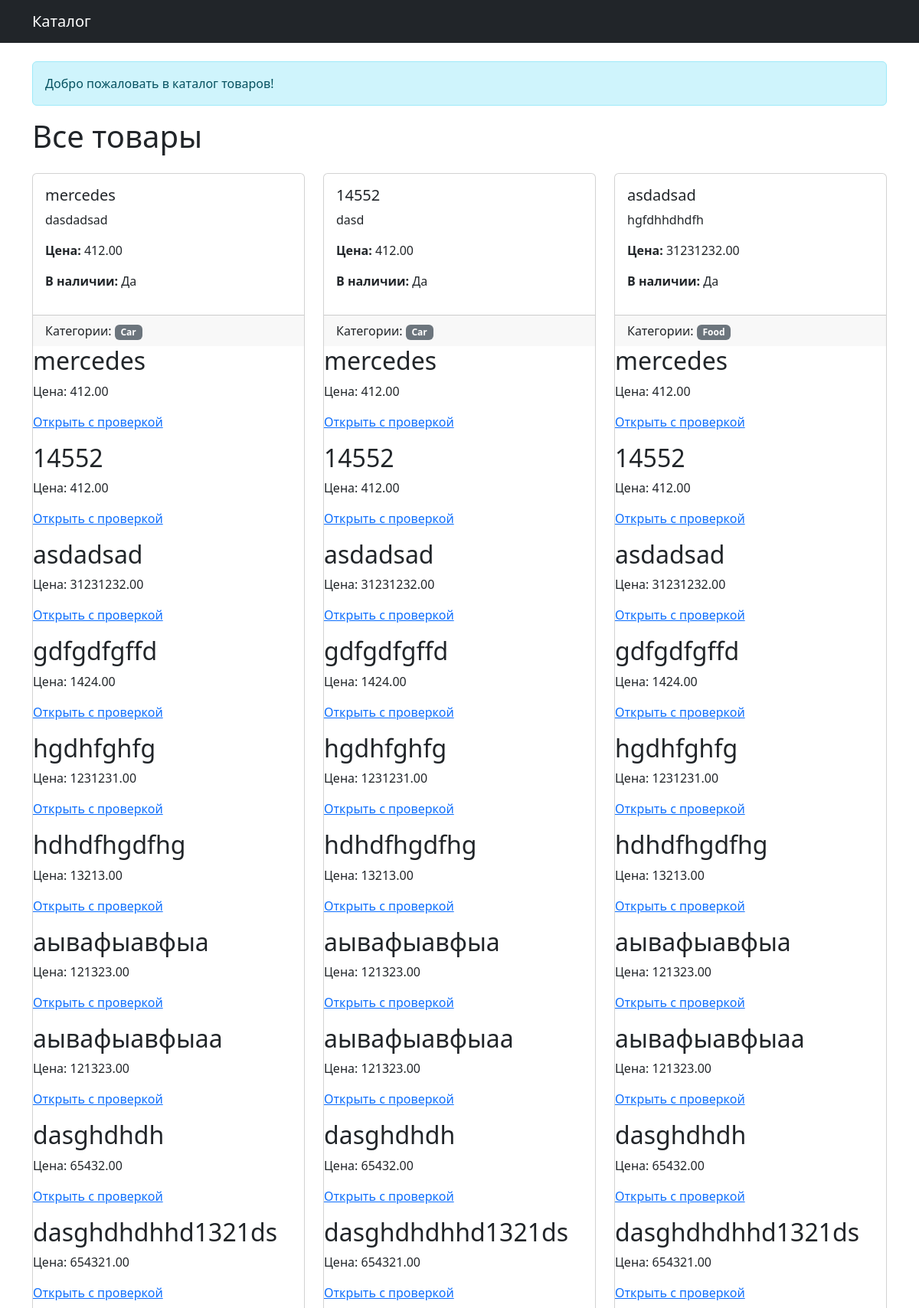
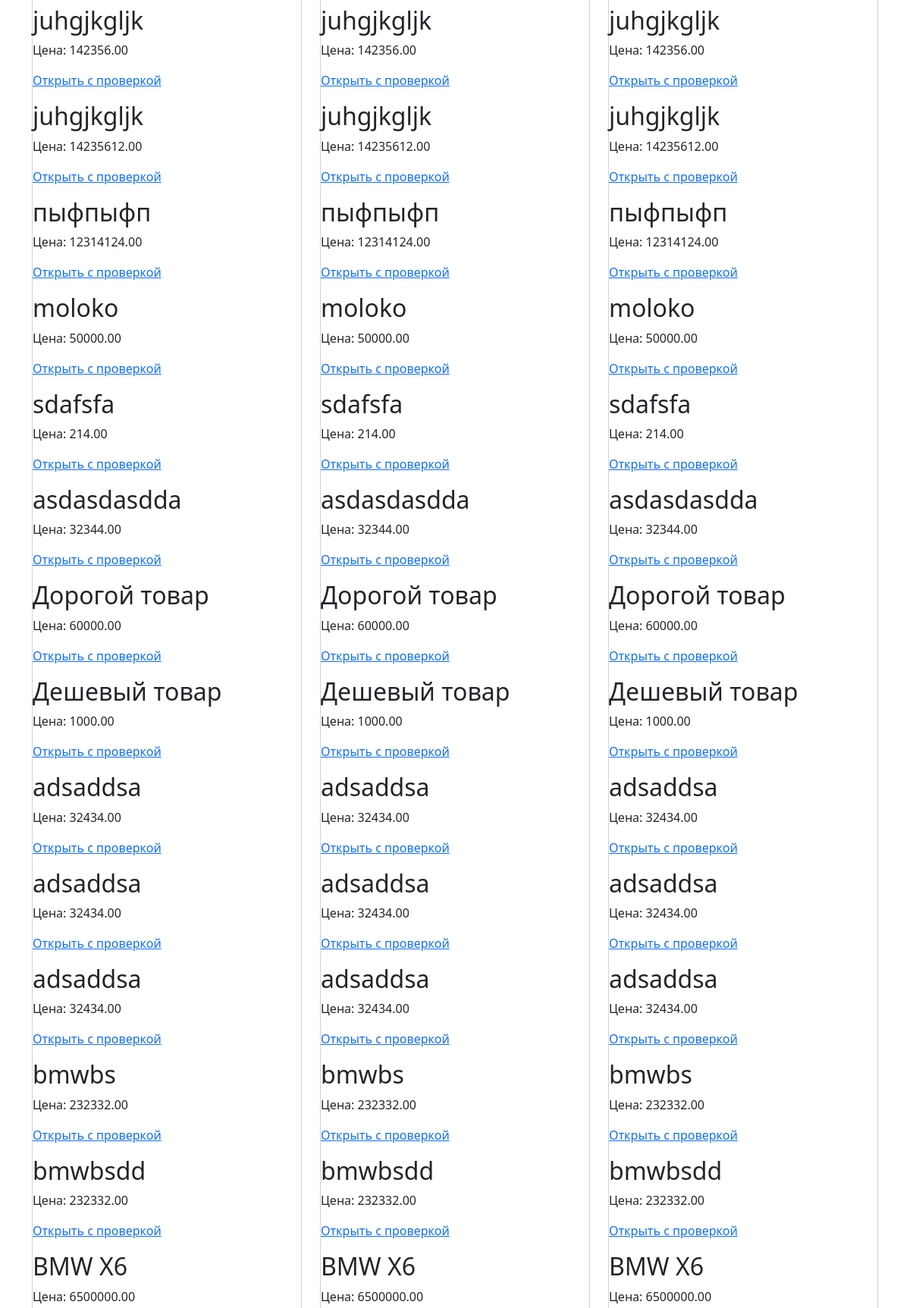
Page /shop/list/ (upper part) on the committed database (2 pictures, top to bottom).
### shop/models.py (models this page shows, shortened)
class Product(models.Model):
    title = models.CharField(max_length=30, verbose_name='название')
    description = models.TextField(verbose_name='описание', blank=True)
    price = models.DecimalField(max_digits=10,decimal_places=2, verbose_name='цена')
    available = models.BooleanField(verbose_name='наличие', default=True)
    data_added = models.DateField(auto_now_add=True, verbose_name='дата добавления')
    categories = models.ManyToManyField('Category', related_name='products')
    objects = ProductManager()

class Category(models.Model):
    name = models.CharField(max_length=50)
    description = models.TextField(default='без описания')

### shop/views.py (the view)
# urls.py: path('list/', product_list, name='product_list'),
def product_list(request):
    products = Product.objects.all()
    signed_products = []
    for p in products:
        signed_id = signing.dumps({"id": p.id})
        signed_products.append((p, signed_id))
    paginator = Paginator(products, 3)
    page_number = request.GET.get('page')
    page_obj = paginator.get_page(page_number)
    return render(request, 'products_list.html', {'products': page_obj.object_list, 'page_obj' : page_obj, 'signed_products': signed_products})

### shop/models.py (called while the page is built)
    def get_queryset(self):
        return ProductQuerySet(self.model, using=self._db)

### shop/templates/products_list.html (shortened to what this page needs)
<!DOCTYPE html>
<html>
<head>
    <link href="https://cdn.jsdelivr.net/npm/bootstrap@5.3.2/dist/css/bootstrap.min.css" rel="stylesheet">
</head>
<body class="d-flex flex-column min-vh-100">
<nav class="navbar navbar-expand-lg navbar-dark bg-dark">
  <div class="container">
    <a class="navbar-brand" href="#">Каталог</a>
  </div>
</nav>
<div class="container my-4">
    <div class="alert alert-info">Добро пожаловать в каталог товаров!</div>
    <h1 class="mb-4">Все товары</h1>
    {% if products %}
        <div class="row g-4">
        {% for product in products %}
            <div class="col-md-4">
                <div class="card h-100">
                    <div class="card-body">
                        <h5 class="card-title">{{ product.title }}</h5>
                        <p class="card-text">{{ product.description|truncatechars:100 }}</p>
                        <p><strong>Цена:</strong> {{ product.price }}</p>
                        <p><strong>В наличии:</strong> {{ product.available|yesno:"Да,Нет" }}</p>
                    </div>
                    <div class="card-footer">
                        Категории:
                        {% for cat in product.categories.all %}
                            <span class="badge bg-secondary">{{ cat.name }}</span>
                        {% empty %}
                            <span class="text-muted">Нет категорий</span>
                        {% endfor %}
                    </div>
                    {% for product, signed_id in signed_products %}
                  <div>
                    <h2>{{ product.title }}</h2>
                    <p>Цена: {{ product.price }}</p>
                    <p>
                      <a href="{% url 'check_product' signed_id %}">Открыть с проверкой</a>
                    </p>
                  </div>
                {% endfor %}
                </div>
            </div>
        {% endfor %}
        </div>
    {% else %}
        <div class="alert alert-warning">Товаров пока нет.</div>
    {% endif %}
</div>
</body>
</html>

### rows in the picture
Product: title "mercedes", description "dasdadsad", price "412.00", available "Да"
Category: name "Car"
Product: title "14552", price "412.00", description "dasd", available "Да"
Product: title "asdadsad", price "31231232.00", description "hgfdhhdhdfh", available "Да"
Product: title "gdfgdfgffd", price "1424.00"
Product: title "hgdhfghfg", price "1231231.00"
Product: title "hdhdfhgdfhg", price "13213.00"
Product: title "аывафыавфыа", price "121323.00"
Product: title "аывафыавфыаa", price "121323.00"
Product: title "dasghdhdh", price "65432.00"
Product: title "dasghdhdhhd1321ds", price "654321.00"
Product: title "juhgjkgljk", price "142356.00"
Product: title "juhgjkgljk", price "14235612.00"
Product: title "пыфпыфп", price "12314124.00"
Product: title "moloko", price "50000.00"
Product: title "sdafsfa", price "214.00"
Product: title "asdasdasdda", price "32344.00"
Product: title "Дорогой товар", price "60000.00"
Product: title "Дешевый товар", price "1000.00"
Product: title "adsaddsa", price "32434.00"
Product: title "adsaddsa", price "32434.00"
Product: title "adsaddsa", price "32434.00"
Product: title "bmwbs", price "232332.00"
Product: title "bmwbsdd", price "232332.00"
Product: title "BMW X6", price "6500000.00"
Category: name "Food"
